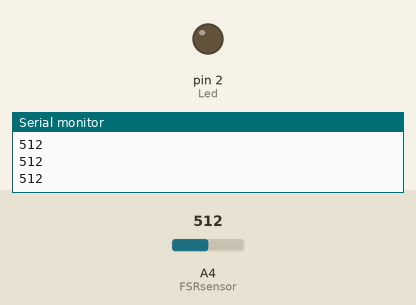
Recording of a sketch running on a simulated Arduino Uno, built with avr-gcc and run on an emulated ATmega328P. Parts: output pins drawn as LEDs (lit = HIGH), the last lines printed to the serial monitor. The inputs (shaded band) are chosen by the test bench; at power-on: A4 (FSRsensor) = 512.

Above: at 1.2 s.
1.3 s: A4 (FSRsensor) set to 526
At 1.8 s:
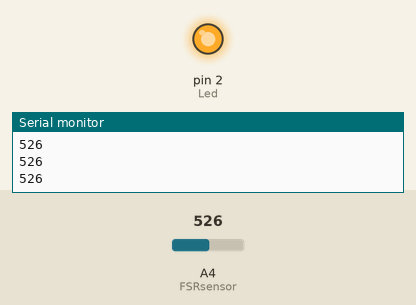
2.8 s: A4 (FSRsensor) set to 511
At 3.2 s:
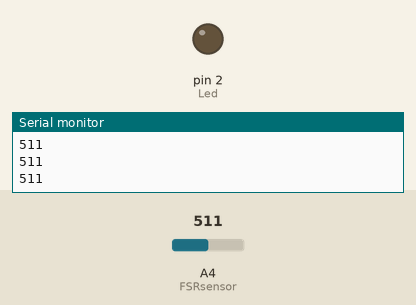
4.3 s: A4 (FSRsensor) set to 716
At 5.7 s:
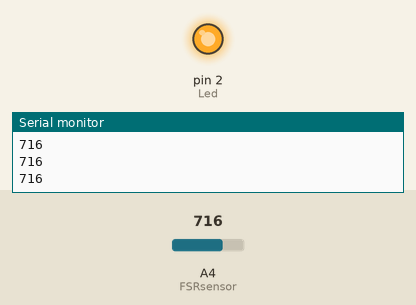
Timing chart, 0 to 7.3 s (numbered marks = the images above; inputs shaded):
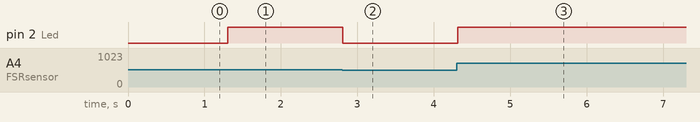

The sketch:

force_link_test.ino
```cpp
int Led = 2;
int FSRsensor = A4; // A0~A5까지의 값을 변경하여
int value = 0;


void setup() {
  pinMode(Led, OUTPUT);

  Serial.begin(9600);

}

void loop() {
  value = analogRead(FSRsensor);

  Serial.println(value);

  value = map(value, 0, 1023, 0, 255);

  analogWrite(Led, value);

  delay(100);


}
```

Measured:
- the behaviour switches between 513 and 514 on A4 (FSRsensor) (found by bisection; images 0 and 1)
- after the input at 1.3 s, pin 2 (Led): LOW → HIGH at once
- after the input at 2.8 s, pin 2 (Led): HIGH → LOW at once
- after the input at 4.3 s, pin 2 (Led): LOW → HIGH at once
